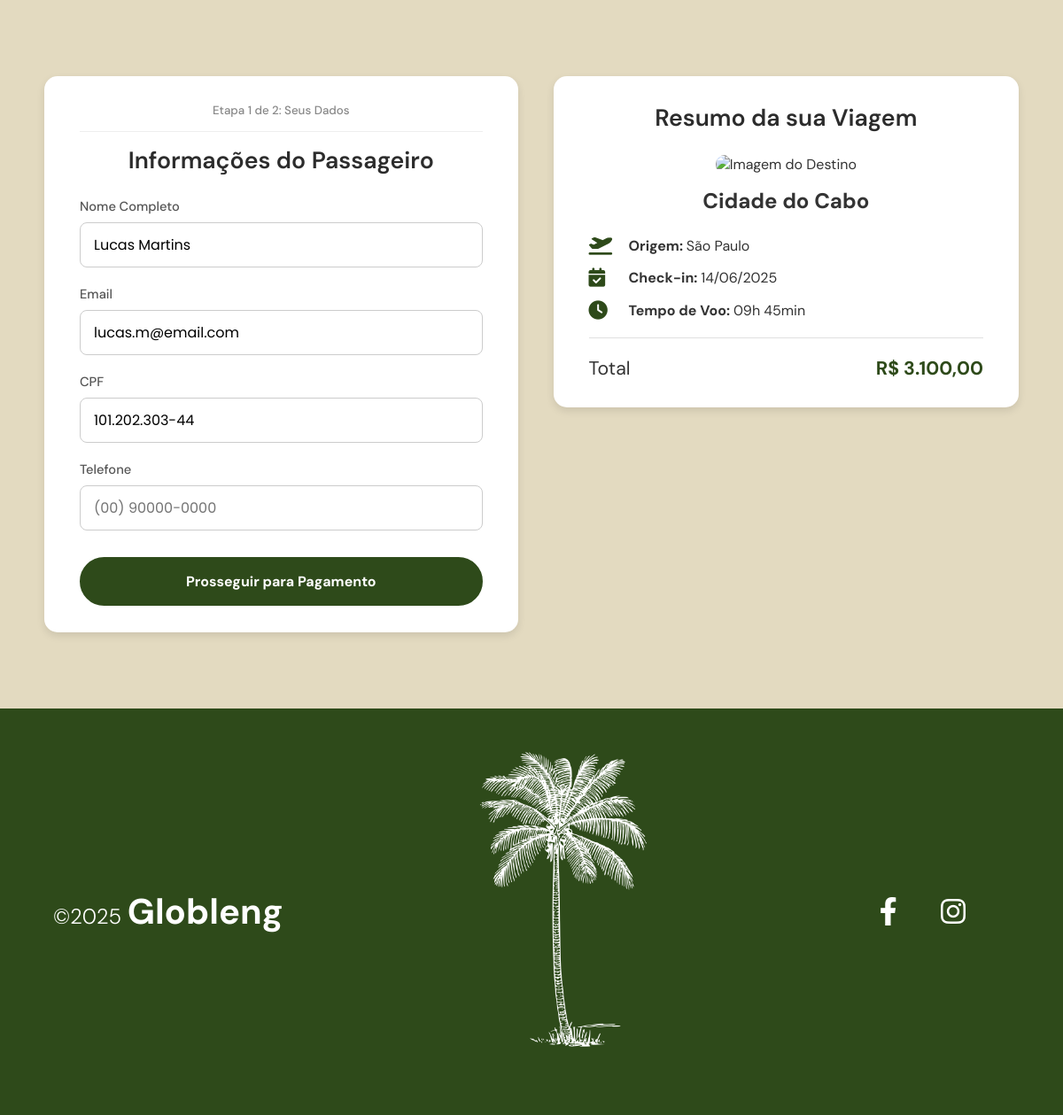
The page /compra.php?id=6 (signed in) on the database as committed earlier.
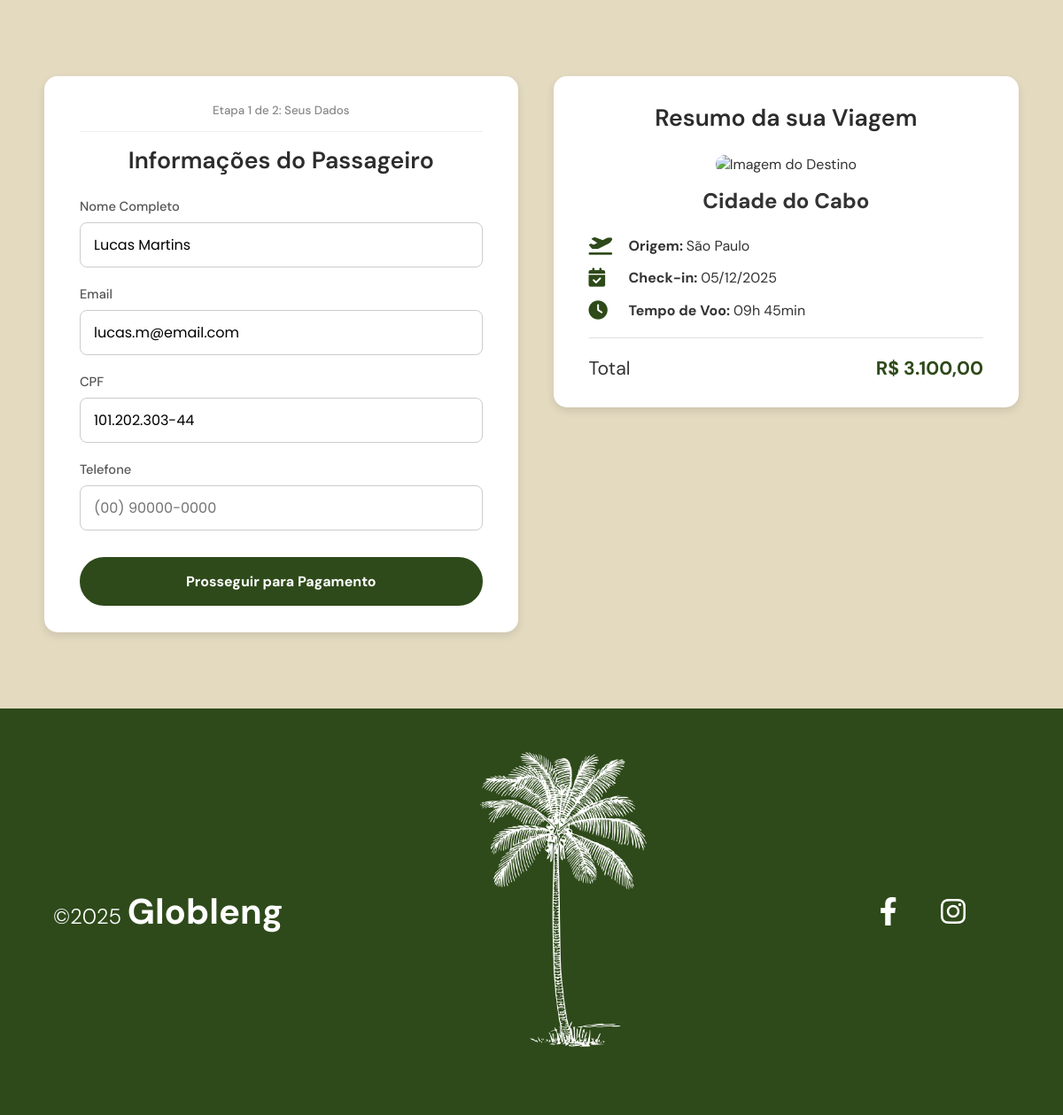
The same page on the database as committed later.
### tables this page shows
CREATE TABLE `passagens` (
  `id` int(11) NOT NULL,
  `cidade_origem_id` int(11) NOT NULL,
  `cidade_destino_id` int(11) NOT NULL,
  `duracao_voo` time NOT NULL,
  `check_in` timestamp NOT NULL DEFAULT current_timestamp() ON UPDATE current_timestamp(),
  `check_out` timestamp NOT NULL DEFAULT '0000-00-00 00:00:00',
  `preco` decimal(10,2) NOT NULL,
  `data_criacao` timestamp NOT NULL DEFAULT current_timestamp()
);

CREATE TABLE `cidades` (
  `id` int(11) NOT NULL,
  `nome` varchar(100) NOT NULL,
  `pais` varchar(100) NOT NULL,
  `reviews` int(11) NOT NULL
);

### config/Database.php (called while the page is built, shortened)
<?php
final class Database {
    private $host = "localhost";
    private $username = "root";
    private $password = "";
    private $dbname = "globleng_db";
    public function __construct() {
        $this->connection = new mysqli($this->host, $this->username, $this->password, $this->dbname);
    }
}
?>

### models/PassagemModel.php (called while the page is built, shortened)
<?php
require_once __DIR__ . '/../config/Database.php';
final class PassagemModel
{
    private $connection;
    function __construct()
    {
        $database = new Database();
        $this->connection = $database->connection;
    }
    function getPassagemPorId($id)
    {
        $stmt = $this->connection->prepare("SELECT p.duracao_voo, p.check_in, p.check_out, p.preco, origem.nome AS cidade_origem, destino.nome AS cidade_destino FROM passagens p LEFT JOIN cidades origem ON p.cidade_origem_id = origem.id LEFT JOIN cidades destino ON p.cidade_destino_id = destino.id WHERE p.id = ?");
        $stmt->bind_param("i", $id);
        $stmt->execute();
        $result = $stmt->get_result();
        return $result->fetch_assoc();
    }
}

### models/CidadeModel.php (called while the page is built, shortened)
<?php
require_once __DIR__ . "/../config/Database.php";
final class CidadeModel
{
    function __construct()
    {
        $database = new Database();
    }
}

### views/PassagemView.php (called while the page is built, shortened)
<?php
require_once __DIR__ . '/../controllers/PassagemController.php';
final class PassagemView
{
    private PassagemController $passagemController;
    function __construct()
    {
        $this->passagemController = new PassagemController();
    }
    function getPassagemPorId($id)
    {
        return $this->passagemController->getPassagemPorId($id);
    }
}
?>

### controllers/PassagemController.php (called while the page is built, shortened)
<?php
require_once __DIR__ . '/../models/PassagemModel.php';
final class PassagemController
{
    private PassagemModel $passagemModel;
    function __construct()
    {
        $this->passagemModel = new PassagemModel();
    }
    function getPassagemPorId($id)
    {
        return $this->passagemModel->getPassagemPorId($id);
    }
}
?>

### utils/formatStrings.php (called while the page is built, shortened)
<?php
function removerAcentos($str) {
    $str = iconv('UTF-8', 'ASCII//TRANSLIT', $str);
    $str = preg_replace('/[^A-Za-z0-9\s\-]/', '', $str);
    if (str_contains($str, " ")) {
         $str = str_replace(" ", "-", $str);
    }
    return strtolower($str);
}
function formatDate($date) {
    $date = new DateTime($date);
    return $date->format('d/m/Y');
}
function formatTime($time) {
    $time = explode(":", $time);
    $hours = $time[0];
    $minutes = $time[1];
    return $hours . "h" . " " . $minutes . "min";
}
function formatPrice($price) {
    return number_format($price, 2, ',', '.');
}
?>

### public/compra.php (the view, shortened to what the changed rows need)
<?php
require_once "../views/PassagemView.php";
require_once "../utils/formatStrings.php";
$passagemView = new PassagemView();
$passagem_id = $_GET['id'];
$passagem = $passagemView->getPassagemPorId($passagem_id);
?>
<!DOCTYPE html>
<html lang="pt-br">
<head>
    <link rel="stylesheet" href="https://cdnjs.cloudflare.com/ajax/libs/font-awesome/6.4.0/css/all.min.css" />
    <link rel="stylesheet" href="https://cdn.jsdelivr.net/npm/izitoast/dist/css/iziToast.min.css">
    <link rel="stylesheet" href="../assets/css/compra.css">
    <link rel="stylesheet" href="../assets/css/footer.css">
</head>
<body>
    <main>
        <div class="payment-container">
            <div class="form-etapas">
                <div id="dados-cliente" class="card form-pagamento visivel">
                    <h2>Informações do Passageiro</h2>
                </div>
            </div>
            <div class="card resumo-viagem">
                <h2>Resumo da sua Viagem</h2>
                <div class="destino-header">
                    <img src="<?= htmlspecialchars("../assets/imgs/cards/card-" . removerAcentos($passagem['cidade_destino']) . ".jpg") ?>" alt="Imagem do Destino">
                    <h3><?= htmlspecialchars($passagem['cidade_destino']) ?></h3>
                </div>
                <div class="info-item">
                    <i class="fa-solid fa-plane-departure"></i>
                    <p><strong>Origem: </strong><?= htmlspecialchars($passagem['cidade_origem']) ?></p>
                </div>
                <div class="info-item">
                    <i class="fa-solid fa-calendar-check"></i>
                    <p><strong>Check-in: </strong><?= htmlspecialchars(formatDate($passagem['check_in']))?></p>
                </div>
                 <div class="info-item">
                    <i class="fa-solid fa-clock"></i>
                    <p><strong>Tempo de Voo: </strong><?= htmlspecialchars(formatTime($passagem['duracao_voo'])) ?></p>
                </div>
                <div class="total-price">
                    <span>Total</span>
                    <strong>R$ <?= formatPrice($passagem['preco']) ?></strong>
                </div>
            </div>
        </div>
    </main>
</body>
</html>

Rows that differ between the two databases and show on the page:
changed passagens "09h 45min": check_in "14/06/2025" → "05/12/2025"
